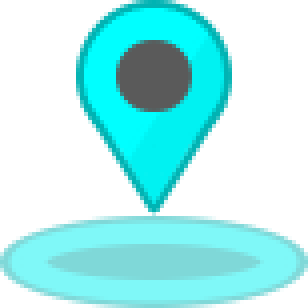
#> input picture game/resources/team0.png, 77 x 77 px (shown 4 times larger); its folder holds 4 pictures in this run
$ python game_visualizer.py
#> lines starting #> are read from the running program, lines starting #| are printed output that depends on the picture
# Type annotations without import
from __future__ import annotations

import os
if __name__ == "__main__":
    import sys
    path = os.path.join(os.path.dirname(__file__), '..')
    sys.path.append(path)

from typing import List
from PIL import Image, ImageDraw
from draw import LARGE_FONT, break_text

_src_dir = os.path.dirname(os.path.realpath(__file__))
N_MARKER_MAX = 10;
MARKER_WIDTH = 77;
MARKER_HEIGHT = 77;
TEAM_IMAGES = [Image.open(_src_dir+f"/resources/team{i}.png").resize((MARKER_WIDTH, MARKER_HEIGHT)).convert('RGBA') for i in range(N_MARKER_MAX)]
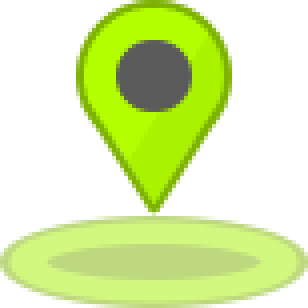
#> input picture game/resources/team1.png, 77 x 77 px (shown 4 times larger)
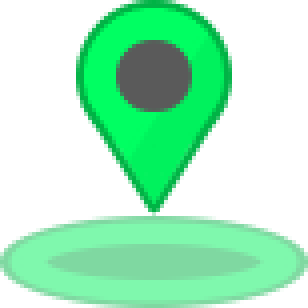
#> input picture game/resources/team2.png, 77 x 77 px (shown 4 times larger)
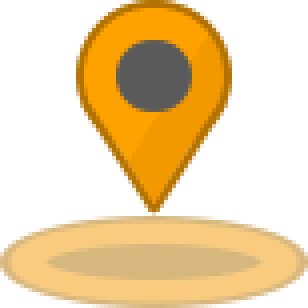
#> input picture game/resources/team3.png, 77 x 77 px (shown 4 times larger)
#> (the run stopped early here; a loop or call above may not have finished)
